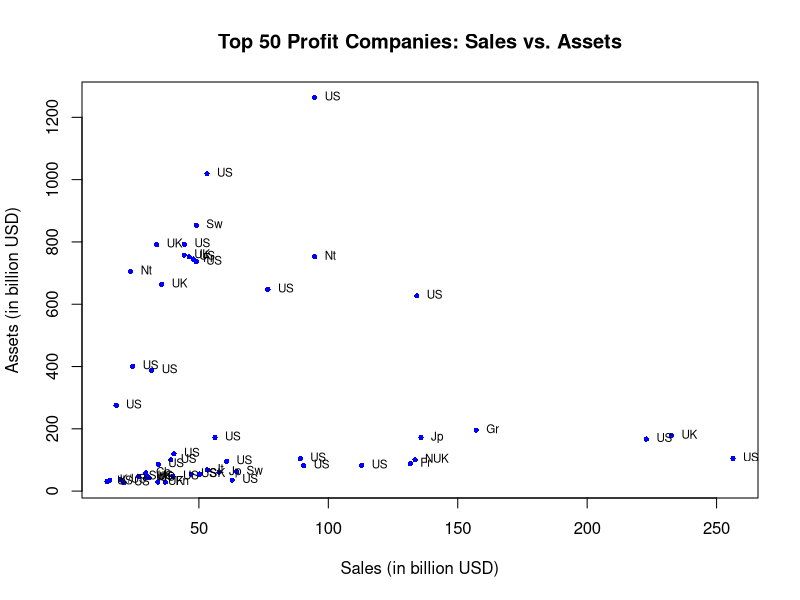
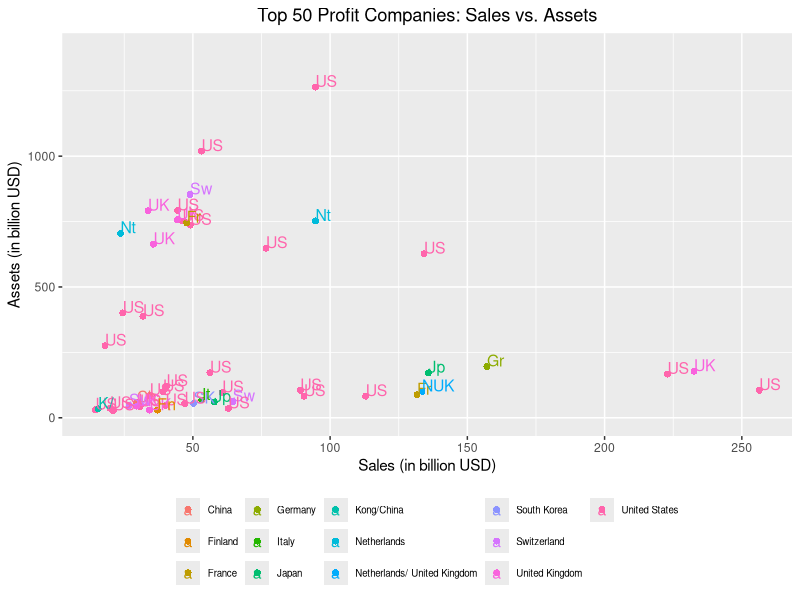
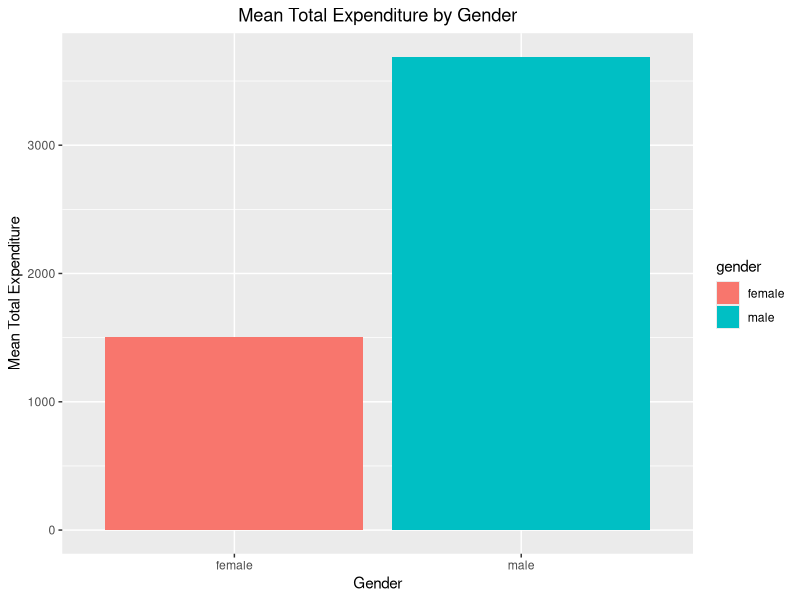
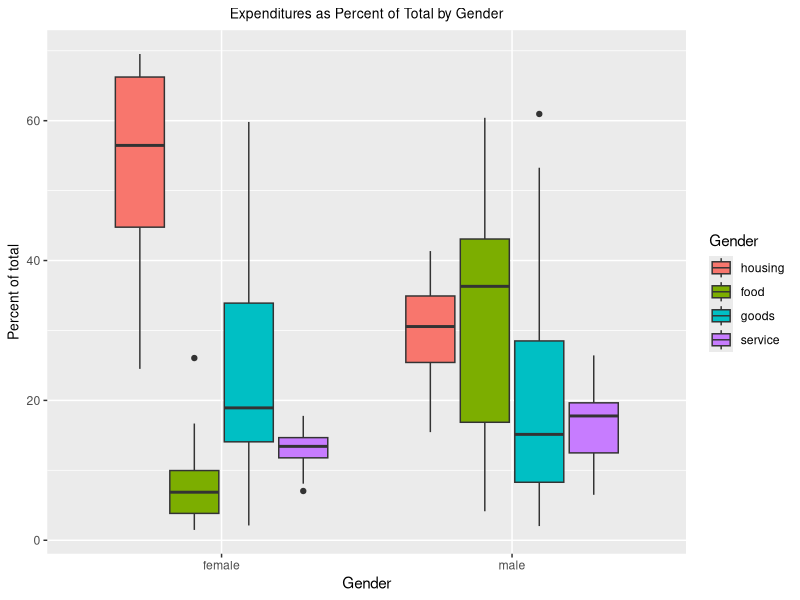
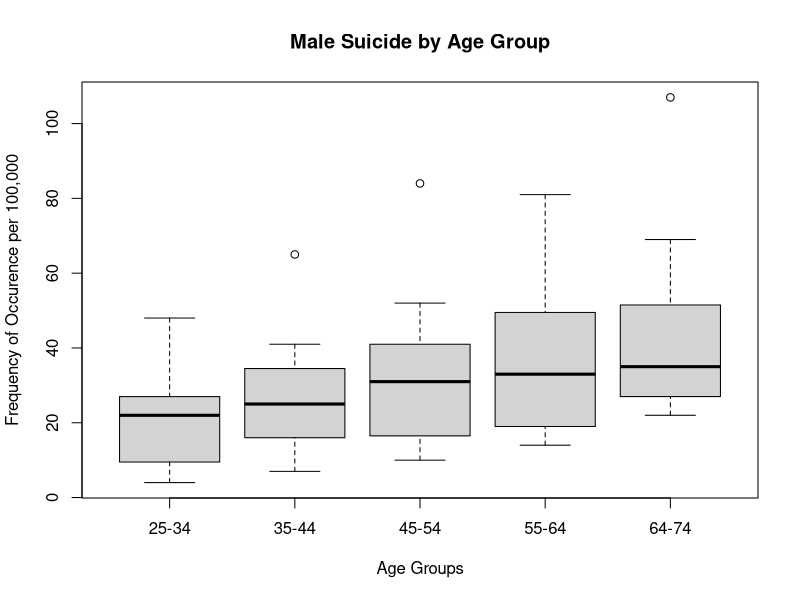
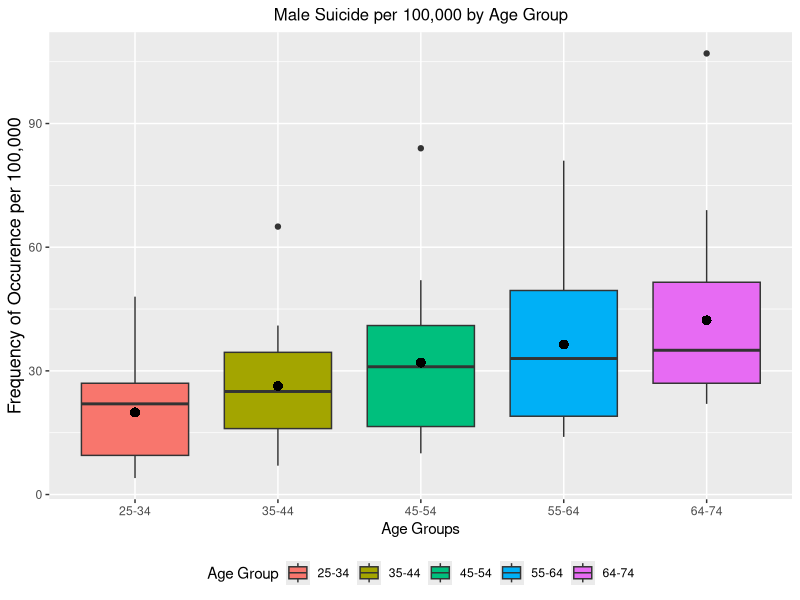
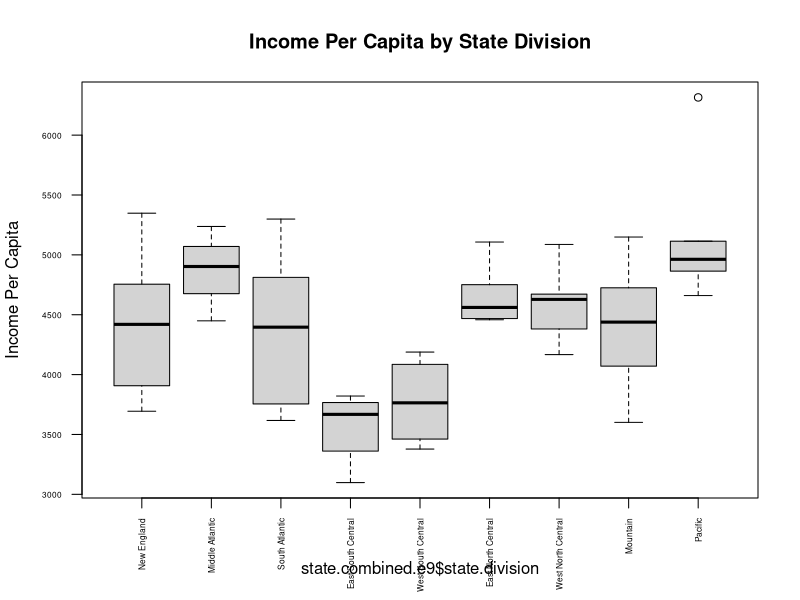
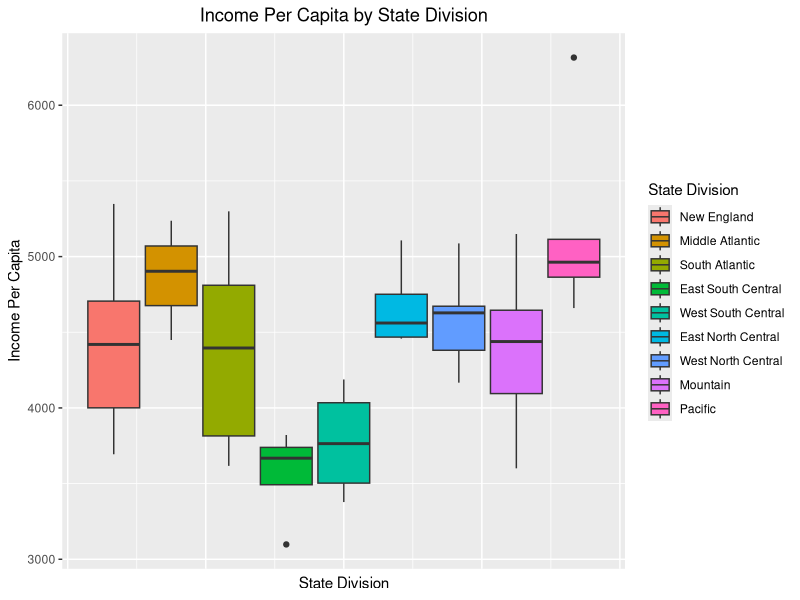

Generate these figures, in order, with R:
## ---- chunk 1
knitr::opts_chunk$set(message=F,warning=F,fig_height=10,fig_width=7,cache = F)
## ---- chunk 2
#load packages
library(HSAUR3)   #assignment datasets
library(datasets) #assignment datasets
library(MASS)     #assignment datasets
library(ggplot2)  #Visualization
library(GGally)   #Visualization
library(plyr)     #Data Manipulation
library(dplyr)    #Data Manipulation
library(reshape2) #Data Manipulation
library(mice)     #Imputation
library(stats)    #Summary Statistics
## ---- chunk 3
# loaded Forbes2000 data
data("Forbes2000", package = "HSAUR3")
# str(Forbes2000)
# summary(Forbes2000)

# from the summary there are 5 'NA' values in 'profits' column
# used the mice function to impute missing 'profit' values
capture.output(imp_profits <- mice(data = Forbes2000, m = 5, seed = 621), file="NUL")
# examined the imputed values
# imp_profits$imp$profits

# used the 1st iteration from 'imp_profits' to complete my Forbes2000 data set
Forbes2000 <- mice::complete(imp_profits,1)
# verifying no NA values in 'profits'
# summary(Forbes2000)

# create subset 'US_median' containing only US companies
US_companies <- subset(Forbes2000, Forbes2000$country == "United States")
# returned description of the median of profits from companies in the US
paste("The median for US companies =",median(US_companies$profits, na.rm = TRUE),"billion in USD.")

# create subset 'UKFrGer_median' containing only the 3 countries
UKFrGer_companies <- subset(Forbes2000, Forbes2000$country == "United Kingdom" | Forbes2000$country == "France" | Forbes2000$country == "Germany")
# returned description of the median of profits from companies in these countries
paste("The median for UK, French, and German companies =",median(UKFrGer_companies$profits, na.rm = TRUE),"billion in USD.")
## ---- chunk 4
# subset(Forbes2000, Forbes2000$country == "Germany")
# subset(Forbes2000, Forbes2000$profits < 0)

# creating a subset of all companies that are in Germany that also have negative profits
Ger_NegProfits <- subset(Forbes2000, Forbes2000$country == "Germany" & Forbes2000$profits < 0)
# per the question, I returned all German companies with negative profits
Ger_NegProfits$name
## ---- chunk 5
# created subset of all companies that are in Bermuda
Bermuda_companies <- subset(Forbes2000, Forbes2000$country == "Bermuda")

# used names and which.max functions to, per the question, find most frequent category factor
paste("The majority of Bermuda island companies belong to the",names(which.max(table(Bermuda_companies$category))),"category.")
## ---- chunk 6
# ordered Forbes2000 by 'profits' (decreasing)
top50_profits <- Forbes2000[order(-Forbes2000$profits),] 

# selected the 50 companies with the largest profit values
top50_profits <- top50_profits[1:50,]

# created standard scatterplot of sales vs. assets
plot(top50_profits$sales, top50_profits$assets,
     main = "Top 50 Profit Companies: Sales vs. Assets",
     xlab = "Sales (in billion USD)",
     ylab = "Assets (in billion USD)",
     col = "blue", pch = 16, cex = 0.7)
text(top50_profits$sales, top50_profits$assets, labels = abbreviate(top50_profits$country, minlength = 2, strict = TRUE), cex = 0.7, pos = 4)

# lm(assets~sales, top50_profits)
# used ggplot to created scatterplot of sales vs. assets
ggplot(data = top50_profits, aes(sales, assets, color = factor(country))) +
  geom_point(shape = 16, size = 2) +
  labs(x = "Sales (in billion USD)", y = "Assets (in billion USD)", 
       title = "Top 50 Profit Companies: Sales vs. Assets")+
  geom_text(data = top50_profits, size = 4, aes(label=abbreviate(country, 
                                                                 minlength = 2,
                                                                 strict = TRUE), 
                                                hjust = 0, vjust = 0)) +
  theme(legend.position = "bottom", legend.title = element_blank(),
        legend.text = element_text(size = 7),
        plot.title = element_text(hjust = 0.5)) +
  scale_y_continuous(limits = c(0, 1400))
## ---- chunk 7
# use dplyr package to group by country and summarize the sales means
mean_bycountry <- 
  Forbes2000 %>%
  group_by(country) %>%
  dplyr::summarize(mean = mean(sales))

# ordered the summary by country 'mean' in decending order
mean_bycountry <- as.data.frame(mean_bycountry[order(-mean_bycountry$mean),])
mean_bycountry

# subset(Forbes2000, Forbes2000$country =="Netherlands/ United Kingdom")
## ---- chunk 8
# created separate table subset of Forbes 2000 where profits exceed 5 billion USD
large_profit_cos <- subset(Forbes2000, Forbes2000$profits > 5.0)

# used dplyr package to group by country and count number of occurences per country
large_profit_cos %>%
  group_by(country) %>%
  dplyr::count(country, sort = TRUE)
## ---- chunk 9
# load household data
data("household", package = "HSAUR3")

# added column for total expenditures
household$total <-household$housing + household$food + household$goods + household$service

# get mean of total spending by gender
household_total <-
  household %>%
  group_by(gender) %>%
  summarize(mean = mean(total))

# comparison of mean total spending by gender
ggplot(household_total, aes(x = gender, y = mean, fill = gender)) +
  geom_bar(stat = "identity", position = "dodge") +
  labs(x = "Gender", y = "Mean Total Expenditure", title = "Mean Total Expenditure by Gender") +
  theme(plot.title = element_text(hjust = 0.5))

# changed values of expenditure columns to percents of total for each person
household$housing <- (household$housing / household$total)*100
household$food <- (household$food / household$total)*100
household$goods <- (household$goods / household$total)*100
household$service <- (household$service / household$total)*100

household$total <- NULL 

# used melt to get 'household' in long form for more concise plotting
household_long <- melt(household, id.vars = c("gender"))

# used ggplot to show boxplots of each expenditure as a percentage of total expenditures by gender
ggplot(household_long, aes(x = gender, y = value, fill = variable)) +
    geom_boxplot() +
    theme(plot.title = element_text(hjust = 0.5, size = 10),
          axis.title.y.left = element_text(size = 10)) +
    labs(x = "Gender", y = "Percent of total", title = "Expenditures as Percent of Total by Gender") +
    guides(fill = guide_legend(title = "Gender"))

# used aov to get the statistical signifance value of the proportion of each expenditure to the total by gender
aov_housing <- summary(aov(household$housing ~ household$gender))
aov_food <- summary(aov(household$food ~ household$gender))
aov_goods <- summary(aov(household$goods ~ household$gender))
aov_service <- summary(aov(household$service ~ household$gender))

aov_housing #significant @ 0
aov_food #significant @ 0
aov_goods #not significant
aov_service #significant @ 0.001
## ---- chunk 10
# load suicides2 data set and added country descriptive column
data("suicides2", package = "HSAUR3")
suicides2$Country <- rownames(suicides2)
rownames(suicides2) <- NULL
colnames(suicides2) <- c("25-34", "35-44", "45-54", "55-64", "64-74", "Country")

# reshaped data to get side-by-side boxplots
suicides2_long <- melt(suicides2, id.vars = c("Country"))

# side-by-side boxplots for the data by age group
boxplot(suicides2_long$value ~ suicides2_long$variable, xlab = "Age Groups", ylab = "Frequency of Occurence per 100,000", main = "Male Suicide by Age Group", cex.axis = 1)

# ggplot side-by-side boxplots for the data by age group
ggplot(suicides2_long, aes(x = variable, y = value, fill=variable)) +
  geom_boxplot() +
  theme(plot.title = element_text(hjust = 0.5, size = 12),
        axis.title.y.left = element_text(size = 13),
        legend.position = "bottom") +
  labs(x = "Age Groups", y = "Frequency of Occurence per 100,000", title = "Male Suicide per 100,000 by Age Group") +
  guides(fill = guide_legend(title = "Age Group")) +
  stat_summary(fun.y = "mean", geom = "point", shape = 16, size = 3, fill = "black")
## ---- chunk 11
# loaded chickwts data
data("chickwts", package = "datasets")

# used a single expression to calculate median absolute deviation
paste("Single expression to calculate the median absolute deviation: ",median(abs(chickwts$weight - median(chickwts$weight))) * 1.4826)
# used the build in mad() function to verify the answer
paste("The mad() function to calculate the median absolute deviation:",mad(chickwts$weight))
## ---- chunk 12
# load state data
data("state", package = "datasets")

# used cbind to combine 'state.x77' with 'state.division'
state.combined.e9 <- cbind.data.frame(state.x77, state.division)

# obtained side-by-side boxplots of Income per Capita for 9 divisions from 'state.division'
boxplot(state.combined.e9$Income ~ state.combined.e9$state.division, ylab = "Income Per Capita", main = "Income Per Capita by State Division", las = 2, cex.axis = .5)

# ggplot of side-by-size boxplots of per capita income for each division from 'state.division'
ggplot(state.combined.e9, aes(y = Income, fill = state.division)) +
  geom_boxplot() +
  theme(axis.ticks.x = element_blank(),
        axis.text.x = element_blank(),
        plot.title = element_text(hjust = 0.5)) +
  labs(x = "State Division", y = "Income Per Capita", title = "Income Per Capita by State Division") +
  guides(fill = guide_legend(title = "State Division"))
## ---- chunk 13
# load state data
data("state", package = "datasets")

# combined 'state.x77' and 'state.name' matrices
# combined 'state.x77' and 'state.division' matrices
state.combined.e10 <- cbind.data.frame(state.x77, state.name)
state.combined.e10 <- cbind.data.frame(state.combined.e10, state.division)

# switched factor values to strings
state.combined.e10 <- 
  state.combined.e10 %>%
  mutate_if(is.factor, as.character)

# used dplyr functionality to filter out the New England states from the values in 'state.division' and filter out the minimum 'Income' level
NewEngland_MinIncome <-
  state.combined.e10 %>%
    filter(state.division == "New England") %>%
    filter(Income == min(Income))
paste(NewEngland_MinIncome$state.name,"has the minimum per capita income in the New England division.")
## ---- chunk 14
# load Cars93 data
data("Cars93", package = "MASS")

# used subscripting to select vehicles with MPG.highway less than 25 that also had Weight greater than 3500 and printed the required columns for these vehicles
Cars93[(Cars93$MPG.highway<25) & (Cars93$Weight>3500),c(2, 4, 6, 8, 25)]
## ---- chunk 15
# formed a matrix named 'mycars' from the 'Cars93' dataframe
mycars <- as.matrix(Cars93)
# deleted the variables not required from the 'Cars93 dataframe
mycars <- mycars[,-c(1:3,5,9:11,13:18,20:24,26:27)]
# set values to numeric and re-named the columns appropriately
mycars <- mapply(mycars, FUN = as.numeric)
mycars <- matrix(data = mycars, ncol = 7, nrow = 93)
colnames(mycars) <- c("Min.Price","Max.Price","MPG.city","MPG.highway","EngineSize","Length","Weight")
#mycars

# a) 
# created a vector of means, named 'Cars.Means'
Cars.Means <- as.vector(colMeans(mycars))

# b) 
# created a vector of standard errors of the means, named 'Cars.Std.Errors'
Cars.Std.Dev <- as.vector(apply(mycars,2,sd))
Cars.Std.Errors <- Cars.Std.Dev / sqrt(nrow(mycars))

# c) 
# Used 'qt' function and 'Cars.Std.Errors' to obtain my margin of error
error <- qt(0.995, df = nrow(mycars)-1) * Cars.Std.Errors

# Calculated the lower and upper bounds of the CI
lower <- as.vector(Cars.Means - error)
upper <- as.vector(Cars.Means + error)

# Created matrix with 2 rows lower and upper limits of 99% CI
Cars.CI.99 <- matrix(c(lower, upper), ncol = 2)
Cars.CI.99 <- t(Cars.CI.99)

# created a list named 'cars.stats' containing matrices from parts a, b & c
cars.stats <- list(Cars.Means=Cars.Means, Cars.Std.Errors=Cars.Std.Errors, Cars.CI.99=Cars.CI.99)
cars.stats

# checked confidence interval with t.test function
# mycars.test <- as.data.frame(mycars)
# t.test(mycars.test$Min.Price,conf.level = .99)
## ---- chunk 16
data("iris3", package = "datasets")

# a) used apply function to calculate sample means for each species
mean_by_species <- apply(iris3, c(3,2), mean)
mean_by_species <- as.data.frame(mean_by_species)
# made column names more descriptive and reordered them for presentation
colnames(mean_by_species) <- c("SepalLength.mu", "SepalWidth.mu", "PetalLength.mu", "PetalWidth.mu")
mean_by_species$Species <- rownames(mean_by_species)
rownames(mean_by_species) <- NULL
mean_by_species <- mean_by_species[,c(5,1,2,3,4)]
mean_by_species

# b) used apply function to calculate means of each variable 
total_mean <- apply(iris3, c(2), mean)
total_mean <- as.data.frame(total_mean)
# made column names more descriptive and reordered them for presentation
colnames(total_mean) <- c("Mean")
total_mean$Variables <- rownames(total_mean)
rownames(total_mean) <- NULL
total_mean <- total_mean[,c(2,1)]
total_mean
## ---- chunk 17
# a)
# used tapply to get the mean per capita income for each of the four regions
income_byregion <- tapply(state.x77[,"Income"], state.region, mean)
# changed column names for clearer presentation
income_byregion.dat <- data.frame("IncPerCap.mu" = income_byregion)
income_byregion.dat <- dplyr::add_rownames(income_byregion.dat, "Region")
income_byregion.dat
## ---- chunk 18
# b)
# used tapply to get the max illiteracy rates for each of the nine state divisions 
max_illiteracy_bydiv <- tapply(state.x77[,"Illiteracy"], state.division, max)
# changed column names for clearer presentation
max_illiteracy_bydiv.dat <- data.frame("Max.Illiteracy" = max_illiteracy_bydiv)
max_illiteracy_bydiv.dat <- add_rownames(max_illiteracy_bydiv.dat, "Division")
max_illiteracy_bydiv.dat
## ---- chunk 19
# c)
# length(unique(state.x77[,"Population"]))
# used tapply to get number of states per region --> total = 50
states_byregion <- tapply(state.x77[,"Population"], state.region, length)
# changed column names for clearer presentation
states_byregion.dat <- data.frame("NumberOfStates" = states_byregion)
states_byregion.dat <- add_rownames(states_byregion.dat, "Region")
states_byregion.dat
## ---- chunk 20
# d)
# created 'state.size' from code included in assignment file
state.size <- cut(state.x77[,"Population"], breaks = c(0,2000,10000,Inf), labels = c("Sm","Med","Lrg")) 
# used tapply to get median grad rates for groups of states by 'state.region' and 'state.size'
gradrates_bysize <- tapply(state.x77[,"HS Grad"], list(state.region, state.size), median)
# changed column names for clearer presentation
gradrates_bysize.dat <- data.frame("GradMedian" = gradrates_bysize)
gradrates_bysize.dat <- add_rownames(gradrates_bysize.dat, "Region")
gradrates_bysize.dat

# reshaped the data to create informative boxplot to further examine these results
colnames(gradrates_bysize.dat) <- c("Region", "Small State", "Medium State", "Large State")
gradrates_bysize.dat_long <- melt(gradrates_bysize.dat, id.vars = c("Region"))

# plotted the Graduation rate against Region, using the state size as the fill color 
ggplot(data = gradrates_bysize.dat_long, aes(Region, value, color = variable)) +
  geom_point(shape = 16, size = 2) +
  labs(x = "Region", y = "Median HS Graduation Rate", 
       title = "Median HS Graduation Rate by Region and State Size")+
  geom_text(data = gradrates_bysize.dat_long, size = 4, aes(label=variable, 
                                                hjust = 0, vjust = 0)) +
  theme(legend.position = "bottom",
        legend.text = element_text(size = 12),
        plot.title = element_text(hjust = 0.5),
        legend.title = element_blank())
## ---- chunk 21
data("mtcars", package = "datasets")
# created carsize from code included in homework file
carsize <- cut(mtcars[,"wt"], breaks=c(0, 2.5, 3.5, 5.5), labels = c("Compact","Midsize","Large"))

# made a scatter plot matrix using the requisite columns and different colors based on carsize
pairs(~mpg+disp+hp+drat+qsec, data = mtcars, col = carsize, main = "Motor Trend Car Road Test Scatter Plot Matrix", upper.panel = NULL)
par(xpd = TRUE)
legend(.7, .9, as.vector(unique(carsize)),
       fill = c("red", "black", "green"))

# used ggpairs to make a scatter plot matrix with the requisite columns and differing colors based on car size
ggpairs(data = mtcars, mapping = aes(color = carsize),
        columns = c("mpg","disp","hp","drat","qsec"),
        title = "Motor Trend Car Road Test Scatter Plot Matrix",
        upper = list(continuous = wrap("cor", size=2))) +
  theme_bw() +
  theme(plot.title = element_text(hjust = 0.5),
        axis.text.x = element_text(size = 7))
## ---- chunk 22
# used the aov function to perform one-way ANOVA on chickwts with 'feed' as the treatment and 'weight' as the response
chick.aov <- aov(chickwts$weight ~ chickwts$feed)
# printed an ANOVA table, per the exercise instructions
chick.aov

# standard side by side box plots for the residuals by 'feed'
boxplot(residuals(chick.aov) ~ chickwts$feed, xlab = "Feed", ylab = "Residuals from ANOVA", main = "Residuals from ANOVA by Feed", las = 2, cex.axis = .9)

# ggplot side by side box plots for the residuals by 'feed'
ggplot(chickwts, aes(y = residuals(chick.aov), fill = feed)) +
  geom_boxplot() +
  theme(axis.ticks.x = element_blank(),
        axis.text.x = element_blank(),
        plot.title = element_text(hjust = 0.5)) +
  labs(x = "Feed", y = "Residuals from ANOVA", title = "Residuals from ANOVA by Feed") +
  guides(fill = guide_legend(title = "Feed"))
## ---- chunk 23
# created function 'ttest' that accepts 'x' and 'mu' and returns list of t-statistic(T) and p-value(P)
ttest <- function(x, mu) {
  T <- (mean(x)-mu) / ((sd(x)/(sqrt(length(x)))))
  P <- 2*(pt(T, df=(length(x)-1), lower.tail = FALSE))
  print(list(c(T,P)))
}
# I called 'ttest' to test the hypothesis at mean = 240
ttest(chickwts$weight, mu=240)

# verified results
# t.test(x=chickwts$weight, mu=240, conf.level = 0.95)
